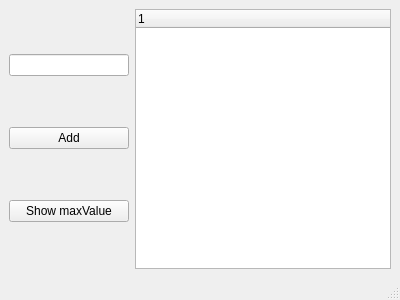
<?xml version="1.0" encoding="UTF-8"?>
<ui version="4.0">
 <class>MainWindow</class>
 <widget class="QMainWindow" name="MainWindow">
  <property name="geometry">
   <rect>
    <x>0</x>
    <y>0</y>
    <width>400</width>
    <height>300</height>
   </rect>
  </property>
  <property name="windowTitle">
   <string>MainWindow</string>
  </property>
  <widget class="QWidget" name="centralwidget">
   <layout class="QGridLayout" name="gridLayout">
    <item row="0" column="0">
     <layout class="QHBoxLayout" name="horizontalLayout">
      <item>
       <layout class="QVBoxLayout" name="verticalLayout">
        <item>
         <widget class="QLineEdit" name="input_LineEdit"/>
        </item>
        <item>
         <widget class="QPushButton" name="add_Button">
          <property name="text">
           <string>Add</string>
          </property>
         </widget>
        </item>
        <item>
         <widget class="QPushButton" name="showMaxValue_Button">
          <property name="text">
           <string>Show maxValue</string>
          </property>
         </widget>
        </item>
       </layout>
      </item>
     </layout>
    </item>
    <item row="0" column="1">
     <widget class="QTreeWidget" name="treeWidget">
      <column>
       <property name="text">
        <string notr="true">1</string>
       </property>
      </column>
     </widget>
    </item>
   </layout>
  </widget>
  <widget class="QMenuBar" name="menubar">
   <property name="geometry">
    <rect>
     <x>0</x>
     <y>0</y>
     <width>400</width>
     <height>22</height>
    </rect>
   </property>
  </widget>
  <widget class="QStatusBar" name="statusbar"/>
 </widget>
 <resources/>
 <connections/>
</ui>
